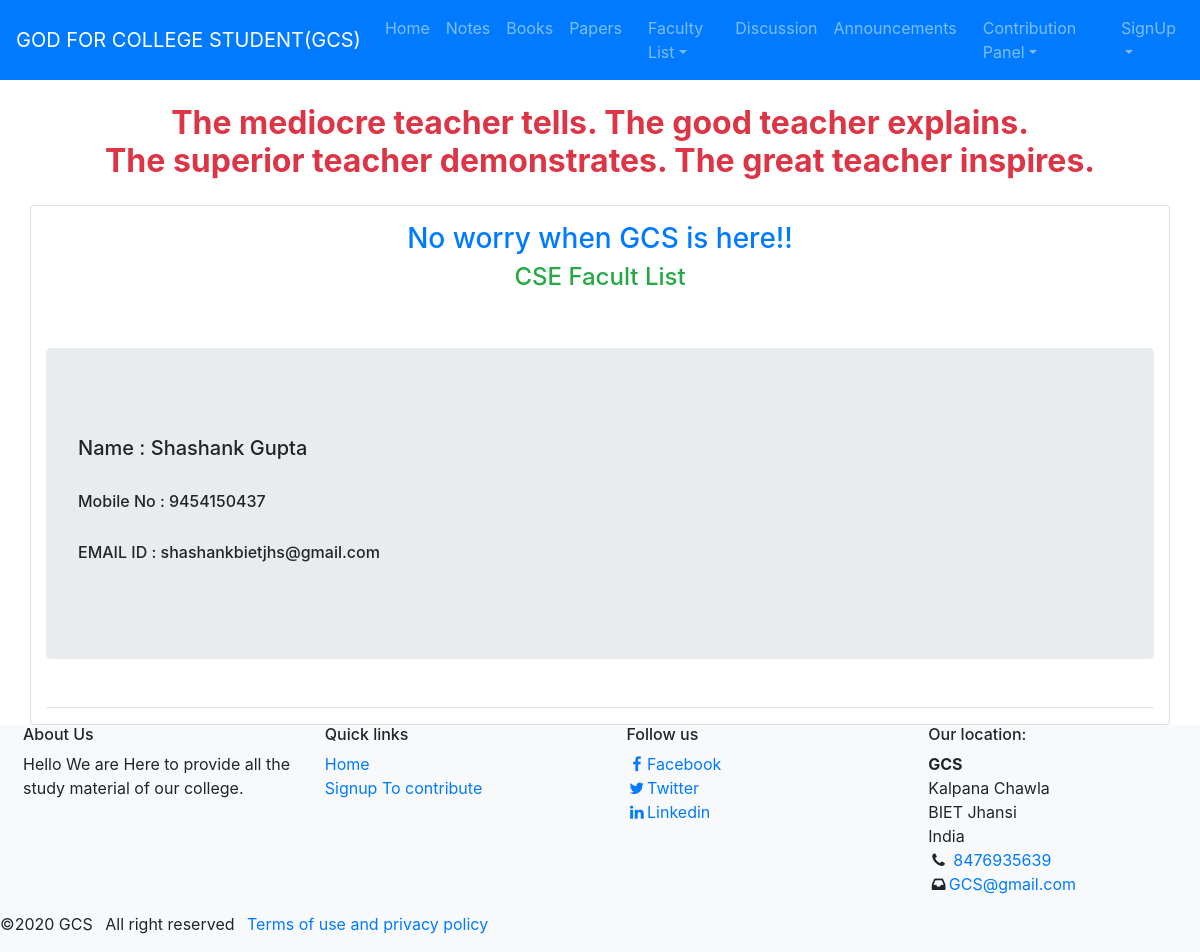
/faculty_list/CSE, run on the app's committed database.
### Notes/models.py (models this page shows, shortened)
class Teacher(models.Model):
	user=models.OneToOneField(User,on_delete=models.CASCADE, primary_key=True)
	Name=models.CharField(max_length=50, null=True)
	Email=models.EmailField(null=True)
	Department=models.CharField( max_length=20, choices=Branch_choice)
	Mobile=models.CharField(max_length=20)

### Notes/views.py (the view)
# urls.py: path('faculty_list/<str:branch>', views.facultylist, name='facultylist'),
def facultylist(request, branch):
	facultydetails = Teacher.objects.filter(Department=branch)
	return render(request,'Notes/faculty_list.html/',{'facultydetails':facultydetails,'branch':branch})

### Notes/templates/Notes/faculty_list.html (shortened to what this page needs)
{% extends "Notes/base.html" %}
{% load static %}
{% block content %}
<div class="text-center m-2 text-danger"><H2 class="m-4"><strong> The mediocre teacher tells. The good teacher explains.<br> The superior teacher demonstrates. The great teacher inspires.
 </strong></H2>
</div>
<div class="container card ">
	<h3 class="text-center text-primary mt-3"> No worry when GCS is here!!
	<h4 class="text-center text-success"> {{branch}} Facult List</h4>
	<br>
	<br>
	{% for faculty in facultydetails %}
	<div class="jumbotron">
	<br>
	<h5>Name : {{ faculty.Name }}</h5>
	<br>
<h6>Mobile No : {{ faculty.Mobile }}</h6>
	<br>
	<h6> EMAIL ID : {{ faculty.Email}}</h5>
	<br>
</div>
<hr>
	{% endfor %}
</div>
{% endblock content %}

### Notes/static/Notes/css/style.css (style rules this page uses)
html,body { height: 100% }

### data on the page
Teacher: Department "CSE", Name "Shashank Gupta", Mobile "9454150437", Email "shashankbietjhs@gmail.com"
